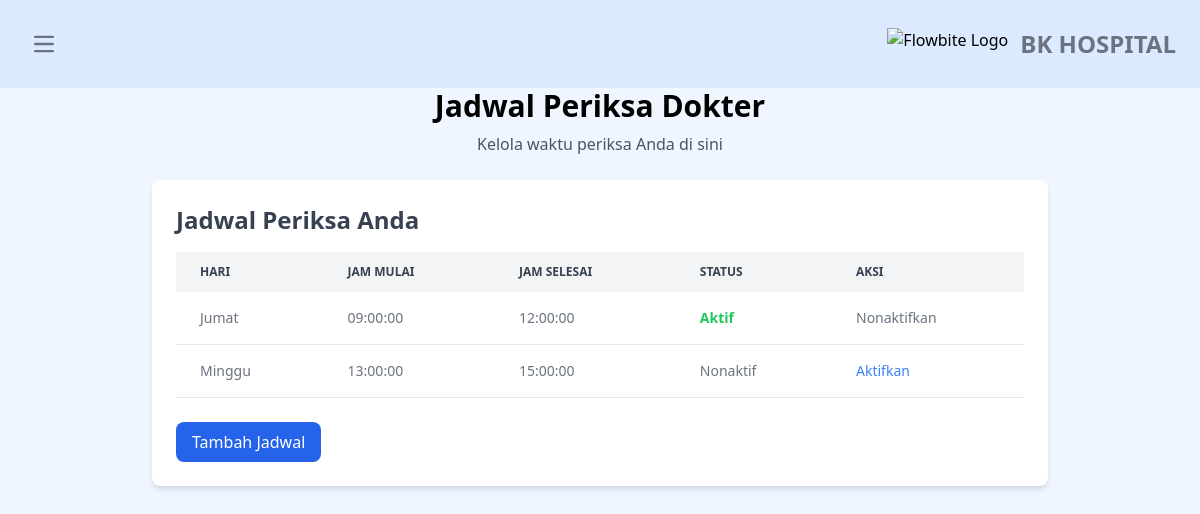
Screenshot of /dokter/jadwal.php (signed in) with the database file from the repository.
### tables this page shows
CREATE TABLE `jadwal_periksa` (
  `id` int(11) UNSIGNED NOT NULL,
  `id_dokter` int(11) UNSIGNED NOT NULL,
  `hari` enum('Senin','Selasa','Rabu','Kamis','Jumat','Sabtu','Minggu') NOT NULL,
  `jam_mulai` time NOT NULL,
  `jam_selesai` time NOT NULL,
  `active` tinyint(1) DEFAULT 0
);

### dokter/jadwal.php (the view, shortened to what this page needs)
<?php
include 'head.php';
$stmt_id = $conn->prepare("SELECT id FROM dokter WHERE nip = ?");
$stmt_id->bind_param("s", $_SESSION['nip']);
$stmt_id->execute();
$stmt_id->bind_result($id_dokter);
$stmt_jadwal = $conn->prepare("
    SELECT id, hari, jam_mulai, jam_selesai, active
    FROM jadwal_periksa
    WHERE id_dokter = ?
    ORDER BY active DESC, hari, jam_mulai
");
$stmt_jadwal->bind_param("i", $id_dokter);
$stmt_jadwal->execute();
$result_jadwal = $stmt_jadwal->get_result();
?>
<h1 class="text-3xl font-bold dark:text-white text-center">Jadwal Periksa Dokter</h1>
<p class="mt-2 text-gray-600 dark:text-gray-100 text-center">Kelola waktu periksa Anda di sini</p>
<div class="max-w-4xl mx-auto bg-white dark:bg-gray-800 p-6 rounded-lg shadow-md mt-6">
    <h2 class="text-2xl font-bold text-gray-700 dark:text-gray-100">Jadwal Periksa Anda</h2>
    <table class="mt-4 w-full text-sm text-left text-gray-500 dark:text-gray-400">
        <thead class="text-xs text-gray-700 uppercase bg-gray-100 dark:bg-gray-700 dark:text-gray-200">
            <tr>
                <th scope="col" class="px-6 py-3">Hari</th>
                <th scope="col" class="px-6 py-3">Jam Mulai</th>
                <th scope="col" class="px-6 py-3">Jam Selesai</th>
                <th scope="col" class="px-6 py-3">Status</th>
                <th scope="col" class="px-6 py-3">Aksi</th>
            </tr>
        </thead>
        <tbody>
            <?php while ($row = $result_jadwal->fetch_assoc()): ?>
                <tr class="bg-white border-b dark:bg-gray-800 dark:border-gray-700">
                    <td class="px-6 py-4"><?= htmlspecialchars($row['hari']); ?></td>
                    <td class="px-6 py-4"><?= htmlspecialchars($row['jam_mulai']); ?></td>
                    <td class="px-6 py-4"><?= htmlspecialchars($row['jam_selesai']); ?></td>
                    <td class="px-6 py-4">
                        <?= $row['active'] ? '<span class="text-green-500 font-bold">Aktif</span>' : '<span class="text-gray-500">Nonaktif</span>'; ?>
                    </td>
                    <td class="px-6 py-4">
                        <?php if (!$row['active']): ?>
                            <a href="?activate=<?= $row['id']; ?>" class="text-blue-500 hover:underline">Aktifkan</a>
                        <?php else: ?>
                            <a href="?deactivate=<?= $row['id']; ?>" class="text-gray-500 hover:underline">Nonaktifkan</a>
                        <?php endif; ?>
                    </td>
                </tr>
            <?php endwhile; ?>
        </tbody>
    </table>
    <button id="openModalBtn"
        class="mt-6 bg-blue-600 text-white py-2 px-4 rounded-lg hover:bg-blue-700">
        Tambah Jadwal
    </button>
</div>
</body>
</html>

### rows the page displays
jadwal_periksa: hari "Jumat", jam_mulai "09:00:00", jam_selesai "12:00:00", active "Aktif"
jadwal_periksa: hari "Minggu", jam_mulai "13:00:00", jam_selesai "15:00:00", active "Nonaktif"
